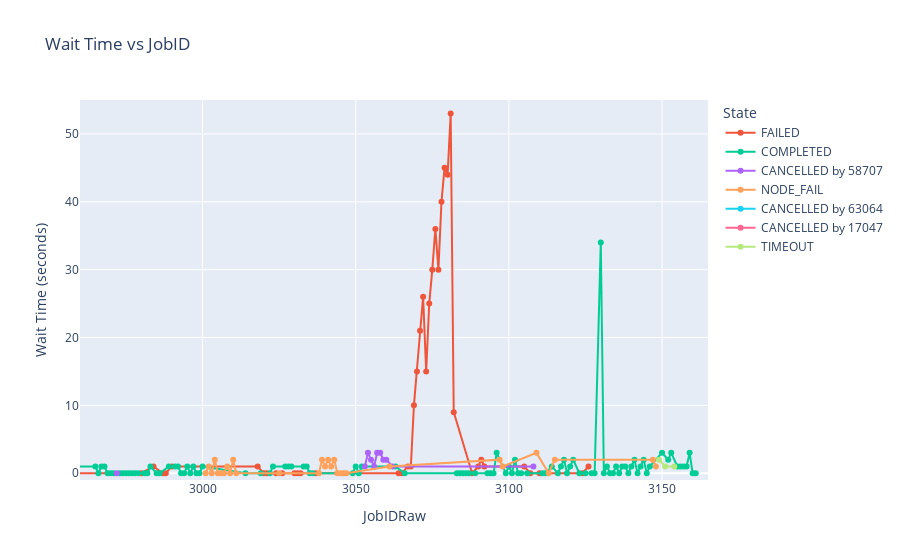

The notebook cell saved with this chart:
### Code cell
import pandas as pd
import plotly.express as px
import plotly.io as pio

data = pd.read_csv("../Data/Slurm-data-2.csv")
data.columns = ['UID','GID','JobIDRaw','Group','Account','JobName','TimelimitRaw','Submit','Start','End','State','ExitCode',
                'ReservationId','Reservation','Priority','Eligible','Constraints','SystemCPU','CPUTimeRAW','ElapsedRaw',
                'Layout','NTasks','QOSREQ','QOS','Restarts','WorkDir','ConsumedEnergyRaw','FailedNode','AveDiskRead',
                'AveDiskWrite','MaxDiskRead','MaxDiskWrite','Partition','Reason','Suspended','AllocNodes','AveRSS','MaxRSS',
                'DerivedExitCode','AveVMSize','MaxVMSize','ReqMem','ReqNodes','NNodes','Planned','PlannedCPURAW','NCPUS',
                'UserCPU','ReqCPUS','TotalCPU','TRESUsageInTot','TRESUsageOutTot','ReqTRES','AllocTRES','TRESUsageInMax',
                'TRESUsageOutMax','Flags','Comment','SystemComment','AdminComment']

data = data.dropna(subset=['JobIDRaw', 'Submit', 'Start'])

#Verify no missing values in JobIDRaw, Submit, Start
#print(data.shape)
#nan_columns = data.columns[data.isna().any()]
#print(data[nan_columns])

#Removes Na values in JobIDRaw, Submit, Start
data = data.sort_values(by=['JobIDRaw'], ascending=True)

#Errors=coerce removes invalid dates that are not NaNs
data['Start'] = pd.to_datetime(data["Start"], format='%Y-%m-%dT%H:%M:%S', errors='coerce')
data['Start'] = (data["Start"] - pd.Timestamp('1970-01-01')) // pd.Timedelta('1s')
data['Submit'] = pd.to_datetime(data['Submit'], format='%Y-%m-%dT%H:%M:%S', errors='coerce')
data['Submit'] = (data['Submit'] - pd.Timestamp('1970-01-01')) // pd.Timedelta('1s')

wait_times = []

for i in range(len(data)):
    wait = data.iloc[i]['Start'] - data.iloc[i]['Submit']
    wait_times.append(wait)

plot = px.line(data, x=data['JobIDRaw'], y=wait_times, color=data['State'],
                    title='Wait Time vs JobID',
                    labels={'x': 'JobID Time', 'y': 'Wait Time (seconds)'},
                    color_discrete_map={'timeout': 'black'})

#Can add lots of color,opacity, size, shape info to the datapoints
plot.update_traces(mode='markers+lines', marker=dict(size=6))
plot.update_layout(xaxis=dict(range=[2960, 3165]))
plot.update_layout(yaxis=dict(range=[-1, 55]))
plot.show()

plot.write_html("../Plots/Slurm-Data-2-plot.html")

#Also, can click and drag on the plot to zoom in on a specific area of the graph

### Figure 1 — Plotly figure (JSON) as saved in the notebook; plotly's stock layout.template omitted (floating-point values rounded to 4 significant figures)
{"data": [{"hovertemplate": "State=FAILED<br>JobIDRaw=%{x}<br>Wait Time (seconds)=%{y}<extra></extra>", "legendgroup": "FAILED", "line": {"color": "#EF553B", "dash": "solid"}, "marker": {"size": 6, "symbol": "circle"}, "mode": "markers+lines", "name": "FAILED", "orientation": "v", "showlegend": true, "type": "scatter", "x": [20, 21, 22, 23, 2980, 2984, 2987, 2988, 2990, 3018, 3020, 3021, 3024, 3026, 3030, 3031, 3032, 3037, 3064, 3065, 3067, 3068, 3069, 3070, 3071, 3072, 3073, 3074, 3075, 3076, 3077, 3078, 3079, 3080, 3081, 3082, 3088, 3090, 3091, 3092, 3105, 3107, 3110, 3124, 3126], "xaxis": "x", "y": [77.0, 0.0, 0.0, 0.0, 0.0, 1.0, 0.0, 0.0, 1.0, 1.0, 0.0, 0.0, 0.0, 0.0, 0.0, 0.0, 0.0, 0.0, 0.0, 0.0, 1.0, 1.0, 10.0, 15.0, 21.0, 26.0, 15.0, 25.0, 30.0, 36.0, 30.0, 40.0, 45.0, 44.0, 53.0, 9.0, 0.0, 1.0, 2.0, 1.0, 1.0, 0.0, 0.0, 0.0, 1.0], "yaxis": "y"}, {"hovertemplate": "State=COMPLETED<br>JobIDRaw=%{x}<br>Wait Time (seconds)=%{y}<extra></extra>", "legendgroup": "COMPLETED", "line": {"color": "#00cc96", "dash": "solid"}, "marker": {"size": 6, "symbol": "circle"}, "mode": "markers+lines", "name": "COMPLETED", "orientation": "v", "showlegend": true, "type": "scatter", "x": [24, 25, 2965, 2966, 2967, 2968, 2969, 2970, 2971, 2973, 2974, 2975, 2976, 2977, 2978, 2979, 2981, 2982, 2983, 2985, 2986, 2989, 2991, 2992, 2993, 2994, 2995, 2996, 2997, 2998, 2999, 3000, 3014, 3019, 3022, 3023, 3027, 3028, 3029, 3033, 3034, 3035, 3036, 3049, 3050, 3051, 3052, 3063, 3066, 3083, 3084, 3085, 3086, 3087, 3089, 3093, 3094, 3095, 3096, 3099, 3100, 3101, 3102, 3103, 3104, 3106, 3111, 3112, 3114, 3116, 3117, 3118, 3119, 3120, 3121, 3123, 3125, 3127, 3128, 3130, 3131, 3132, 3133, 3134, 3135, 3136, 3137, 3138, 3139, 3140, 3141, 3142, 3143, 3144, 3145, 3146, 3150, 3152, 3153, 3155, 3156, 3157, 3158, 3159, 3160, 3161], "xaxis": "x", "y": [16.0, 0.0, 1.0, 0.0, 1.0, 1.0, 0.0, 0.0, 0.0, 0.0, 0.0, 0.0, 0.0, 0.0, 0.0, 0.0, 0.0, 0.0, 1.0, 0.0, 0.0, 1.0, 1.0, 1.0, 0.0, 0.0, 1.0, 0.0, 1.0, 0.0, 0.0, 1.0, 0.0, 0.0, 0.0, 1.0, 1.0, 1.0, 1.0, 1.0, 1.0, 0.0, 0.0, 0.0, 1.0, 0.0, 1.0, 1.0, 0.0, 0.0, 0.0, 0.0, 0.0, 0.0, 0.0, 0.0, 0.0, 0.0, 3.0, 0.0, 1.0, 0.0, 2.0, 0.0, 0.0, 0.0, 0.0, 0.0, 1.0, 0.0, 1.0, 2.0, 0.0, 1.0, 2.0, 0.0, 0.0, 0.0, 0.0, 34.0, 0.0, 1.0, 0.0, 0.0, 1.0, 0.0, 1.0, 1.0, 0.0, 1.0, 2.0, 0.0, 1.0, 2.0, 0.0, 1.0, 3.0, 2.0, 3.0, 1.0, 1.0, 1.0, 1.0, 3.0, 0.0, 0.0], "yaxis": "y"}, {"hovertemplate": "State=CANCELLED by 58707<br>JobIDRaw=%{x}<br>Wait Time (seconds)=%{y}<extra></extra>", "legendgroup": "CANCELLED by 58707", "line": {"color": "#ab63fa", "dash": "solid"}, "marker": {"size": 6, "symbol": "circle"}, "mode": "markers+lines", "name": "CANCELLED by 58707", "orientation": "v", "showlegend": true, "type": "scatter", "x": [2972, 3012, 3048, 3053, 3054, 3055, 3056, 3057, 3058, 3059, 3060, 3062, 3108, 3122], "xaxis": "x", "y": [0.0, NaN, NaN, 1.0, 3.0, 2.0, 1.0, 3.0, 3.0, 2.0, 2.0, 1.0, 1.0, NaN], "yaxis": "y"}, {"hovertemplate": "State=NODE_FAIL<br>JobIDRaw=%{x}<br>Wait Time (seconds)=%{y}<extra></extra>", "legendgroup": "NODE_FAIL", "line": {"color": "#FFA15A", "dash": "solid"}, "marker": {"size": 6, "symbol": "circle"}, "mode": "markers+lines", "name": "NODE_FAIL", "orientation": "v", "showlegend": true, "type": "scatter", "x": [3001, 3002, 3003, 3004, 3005, 3006, 3007, 3008, 3009, 3010, 3011, 3025, 3038, 3039, 3040, 3041, 3042, 3043, 3044, 3045, 3046, 3047, 3061, 3097, 3098, 3109, 3113, 3115, 3147, 3148], "xaxis": "x", "y": [0.0, 1.0, 0.0, 2.0, 0.0, 0.0, 0.0, 1.0, 0.0, 2.0, 0.0, 0.0, 0.0, 2.0, 1.0, 2.0, 1.0, 2.0, 0.0, 0.0, 0.0, 0.0, 1.0, 2.0, 1.0, 3.0, 0.0, 2.0, 2.0, 1.0], "yaxis": "y"}, {"hovertemplate": "State=CANCELLED by 63064<br>JobIDRaw=%{x}<br>Wait Time (seconds)=%{y}<extra></extra>", "legendgroup": "CANCELLED by 63064", "line": {"color": "#19d3f3", "dash": "solid"}, "marker": {"size": 6, "symbol": "circle"}, "mode": "markers+lines", "name": "CANCELLED by 63064", "orientation": "v", "showlegend": true, "type": "scatter", "x": [3013], "xaxis": "x", "y": [NaN], "yaxis": "y"}, {"hovertemplate": "State=CANCELLED by 17047<br>JobIDRaw=%{x}<br>Wait Time (seconds)=%{y}<extra></extra>", "legendgroup": "CANCELLED by 17047", "line": {"color": "#FF6692", "dash": "solid"}, "marker": {"size": 6, "symbol": "circle"}, "mode": "markers+lines", "name": "CANCELLED by 17047", "orientation": "v", "showlegend": true, "type": "scatter", "x": [3129], "xaxis": "x", "y": [NaN], "yaxis": "y"}, {"hovertemplate": "State=TIMEOUT<br>JobIDRaw=%{x}<br>Wait Time (seconds)=%{y}<extra></extra>", "legendgroup": "TIMEOUT", "line": {"color": "#B6E880", "dash": "solid"}, "marker": {"size": 6, "symbol": "circle"}, "mode": "markers+lines", "name": "TIMEOUT", "orientation": "v", "showlegend": true, "type": "scatter", "x": [3149, 3151, 3154], "xaxis": "x", "y": [2.0, 1.0, 1.0], "yaxis": "y"}], "layout": {"legend": {"title": {"text": "State"}, "tracegroupgap": 0}, "title": {"text": "Wait Time vs JobID"}, "xaxis": {"anchor": "y", "domain": [0, 1], "range": [2960, 3165], "title": {"text": "JobIDRaw"}}, "yaxis": {"anchor": "x", "domain": [0, 1], "range": [-1, 55], "title": {"text": "Wait Time (seconds)"}}}}
